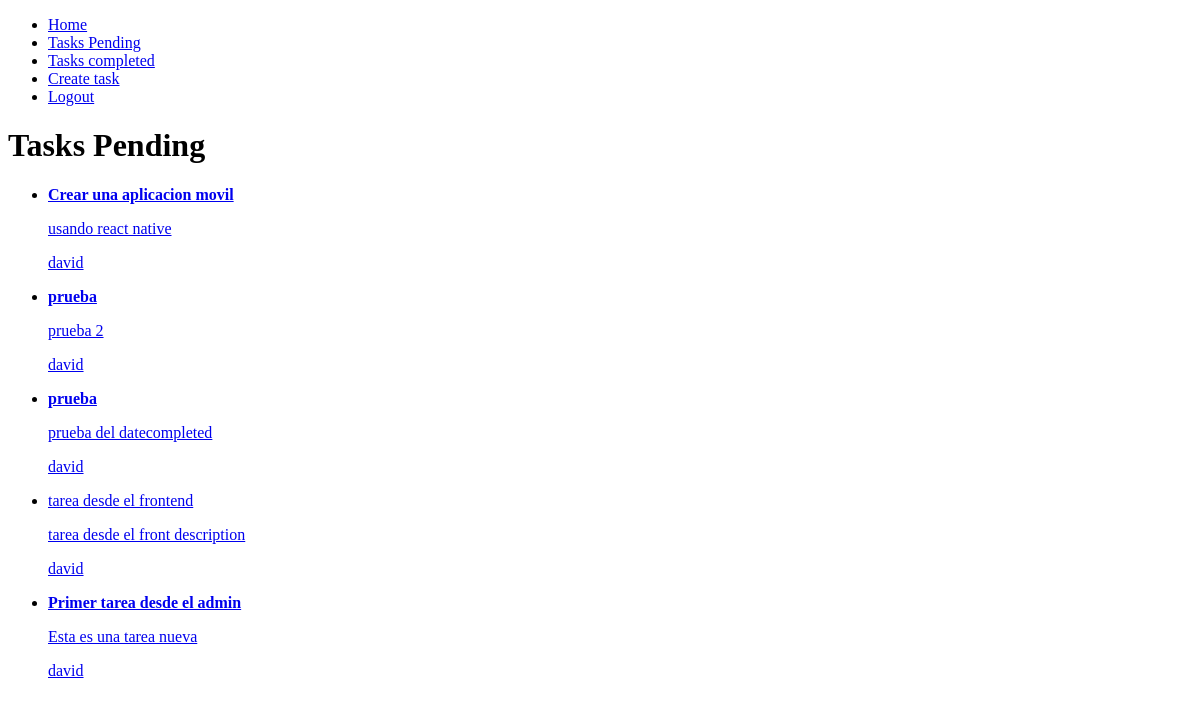
Before: /tasks_completed/ (signed in) with the older database file.
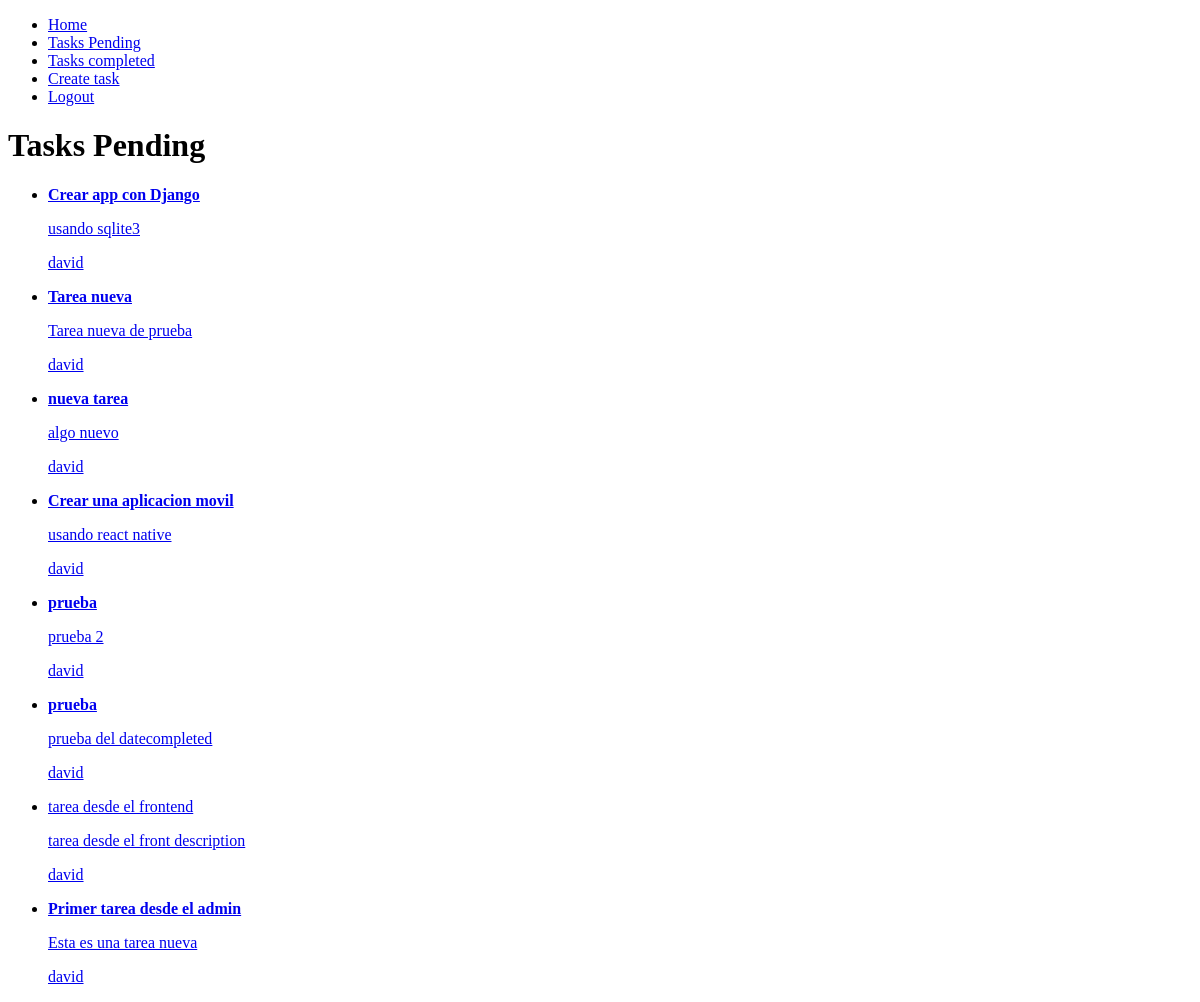
After: the same page with the newer database file.
### tasks/models.py (models this page shows, shortened)
class Task(models.Model):
    title = models.CharField(max_length=100)
    description = models.TextField(blank=True)
    created = models.DateTimeField(auto_now_add=True)
    datecompleted = models.DateTimeField(null=True, blank=True)
    important = models.BooleanField(default=False)
    user = models.ForeignKey(User, on_delete= models.CASCADE)

### tasks/views.py (the view)
# urls.py: path('tasks_completed/', views.tasks_completed, name='task_completed'),
def tasks_completed(request):
    task = Task.objects.filter(user=request.user, datecompleted__isnull=False).order_by('-datecompleted')
    return render(request, 'tasks.html', {'tasks': task})

### tasks/templates/tasks.html (shortened to what this page needs)
{% extends 'base.html' %}
{% block content %}
    <h1>Tasks Pending</h1>
    <ul>
        {% for task in tasks %}
        <li>
            <a href="{% url 'task_detail' task.id %}">
                {% if task.important %}
                    <strong>{{task.title}}</strong>
                {% else %}
                    {{task.title}}
                {% endif %}
                    <p>{{task.description}}</p>
                    <p>{{task.user.username}}</p>
            </a>
        </li>
        {% endfor %}
    </ul>
{% endblock %}

### tasks/templates/base.html (shortened to what this page needs)
<!DOCTYPE html>
<html>
    <head>
        <link rel="stylesheet" href="">
    </head>
    <body>
        <nav>
            <ul>
                <li>
                    <a href="/">Home</a>
                </li>
                {% if user.is_authenticated %}
                <li>
                    <a href="/tasks">Tasks Pending</a>
                </li>
                <li>
                    <a href="/tasks_completed">Tasks completed</a>
                </li>
                <li>
                    <a href="/tasks/create/">Create task</a>
                </li>
                <li>
                    <a href="/logout">Logout</a>
                </li>
                {% endif %}
            </ul>
        </nav>
        {% block content %}
        {% endblock %}
    </body>
</html>

Changed rows visible on the page:
now on this page (row edited): Task: title "Crear app con Django", description "usando sqlite3", user.username "david"
now on this page (row edited): Task: title "Tarea nueva", description "Tarea nueva de prueba", user.username "david"
now on this page (row edited): Task: title "nueva tarea", description "algo nuevo", user.username "david"
